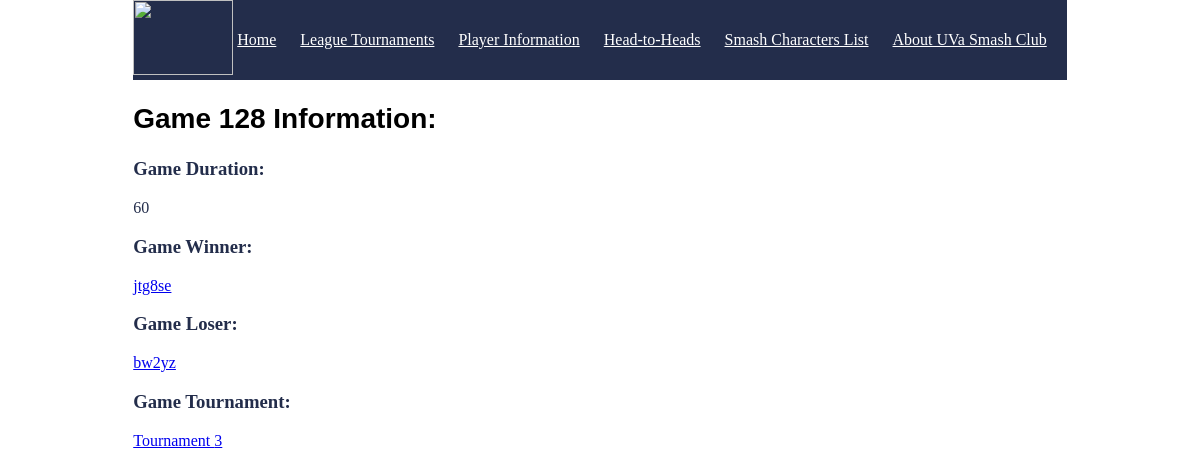
Page /game/128 on the earlier database version.
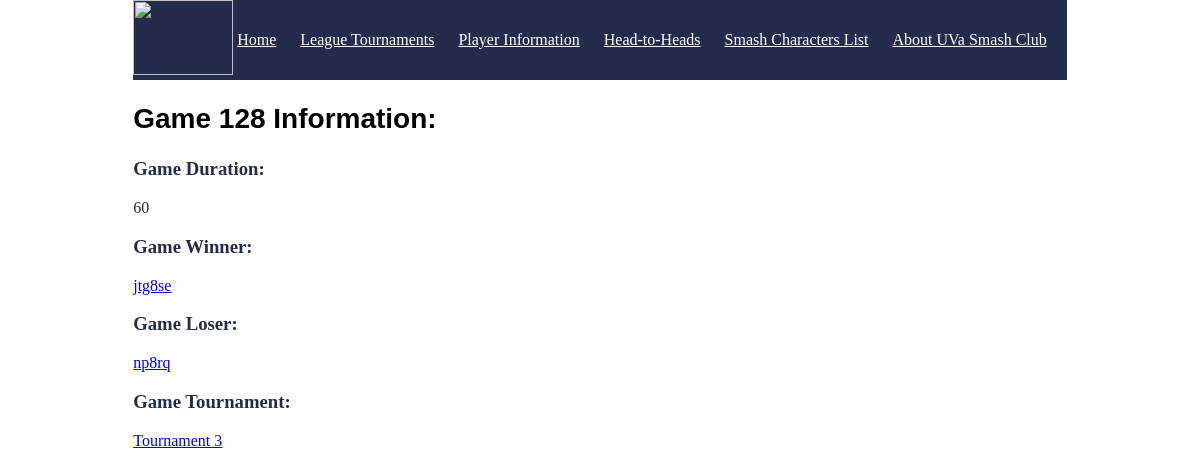
Same page on the later database version.
### tables this page shows
CREATE TABLE game (
	GameID int NOT NULL,
	Duration int,
	Winner tinytext,
	Loser tinytext,
	TourneyNum int,
	PRIMARY KEY (GameID),
	FOREIGN KEY (TourneyNum) REFERENCES tournament(TourneyNum),
	FOREIGN KEY (Winner) REFERENCES player(ComputingID),
	FOREIGN KEY (Loser) REFERENCES player(ComputingID)
);

### run.py (the view)
@app.route("/game/<int:GameID>")
def game_(GameID):
    connection_obj = sqlite3.connect('project.db')
    cursor_obj = connection_obj.cursor()
    cursor_obj.execute(f"SELECT * FROM game WHERE GameID = {GameID} LIMIT 1")
    game_info = cursor_obj.fetchone()
    if game_info is None:
        return "Tournament not found"
    connection_obj.close()
    return render_template("game.html", game_info=game_info)

### templates/game.html (shortened to what this page needs)
<!DOCTYPE html>
<html lang="en">
<head>
    <link rel="stylesheet" href='/css/main.css' />
</head>
<nav class="navigation-bar">
    <img src="{{url_for('static', filename='smashLogo.png')}}"  style="width:100px;height:75px;"/>
    <a href="/" >Home</a>
    <a href="/get-tournaments" >League Tournaments</a>
    <a href="/get-players">Player Information</a>
    <a href="/get-games">Head-to-Heads</a>
    <a href="/character">Smash Characters List</a>
    <a href="/about">About UVa Smash Club</a>
</nav>
<body>
<h2 style="color:Black;">Game <b>{{game_info[0]}}</b> Information:</h2>
    <h3>Game Duration: </h3>{{game_info[1]}}
    <h3>Game Winner:</h3> <a href="/player/{{game_info[2]}}"> {{game_info[2]}}  </a>
    <h3>Game Loser: </h3> <a href="/player/{{game_info[3]}}"> {{game_info[3]}}  </a>
    <h3>Game Tournament:</h3> <a href="/tournament/{{game_info[4]}}">Tournament {{game_info[4]}}  </a>
    <br/>
</body>
</html>

Differences in the rows shown:
changed game "jtg8se": Loser "bw2yz" → "np8rq"
